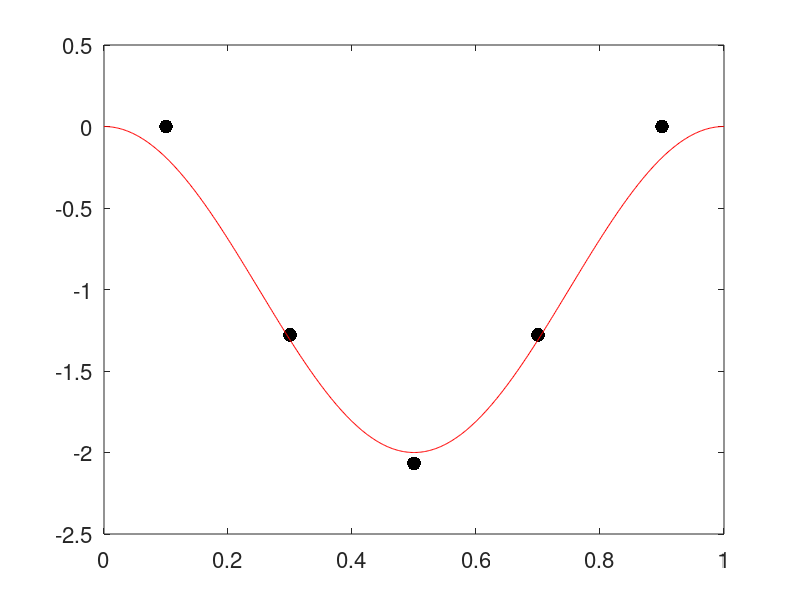
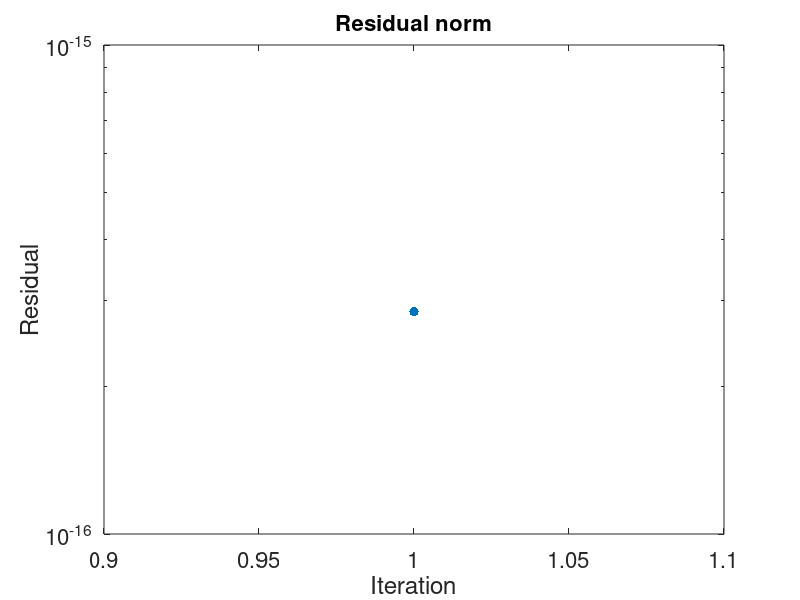

Write MATLAB code to recreate these figures, in order.
function neumann(method,sc)
% NEUMANN solves a 1d Neumann problem
%
% NEUMANN(METHOD,SOLVER_CHOICE) solves using a two step procesure (METHOD=1) or by
% setting an interior value (METHOD=2).   SOLVER_CHOICE is one of 'direct',
% 'pcg','bicgstab' or 'gmres'.
%


global A h solver_choice;

if (nargin < 2)
    sc = 'direct';
    if (nargin < 1)
        method = 1;    % 1 : Two step procedure;  2 : set interior value.
    end
end

plot_eig = false;    % Plot eigenvalues and return

solver_choice = sc;
tol = 1e-8;

% --------------------------------
% Physical parameters
% --------------------------------
u_true = @(x) cos(2*pi*x) - 1;
ux_true = @(x) -(2*pi)*sin(2*pi*x);
uxx_true = @(x) -(2*pi)^2*cos(2*pi*x);

% u_true = @(x) x - 0.5;
% ux_true = @(x) ones(size(x));
% uxx_true = @(x) zeros(size(x));

% Domain
ax = 0;
bx = 1;

% --------------------------------
% Numerical parameters
% --------------------------------

N = input('Input N : ');
h = (bx-ax)/N;

xe = linspace(0,1,N+1)';
xc = xe(1:end-1) + h/2;

ul = u_true(xe(1));
ur = u_true(xe(end));
uxl = ux_true(xe(1));
uxr = ux_true(xe(end));

% Check compatibility
s = sum(uxx_true(xc));   % FTC!
tol_input = 1e-8;
if abs(s - (uxr-uxl)) > tol_input
    warning('Compatibility condition not satisfied');
elseif abs(ul + ur) > tol_input
    warning('The true solution does not satisfy u(ax) + u(bx) = 0')
end

switch method
    case 1
        % Two step procedure
        
        % Set up matrix with Dirichlet condition at left edge; Neumann at
        % right.
        z = ones(N,1);
        A = spdiags([z -2*z z],-1:1,N,N);
        A(1,1) = -3;
        A(N,N) = -1;
        
        if (plot_eig)
            figure(2)
            clf;
            plot(eig(full(A)),'.','markersize',30);
            set(gca,'fontsize',16);
            hold on;
            plot(xlim,[0 0],'k--');
            plot([0 0],ylim,'k--');
            hold off;
            fprintf('Minimum eigenvalue : %12.4e\n',min(abs(eig(full(A)))));
            return
        end
        
        % Right hand side
        f = h^2*uxx_true(xc);
        
        % Solve for unknown value at left end point by solving F(g) = 0
        % where
        %          F(g) = a*g + b
        %
        
        tic;
        b = F(f,0,uxl,uxr);      % set g=0
        a = F(f,1,uxl,uxr) - b;  % set g=1
        g = -b/a;
        
        % Final solution
        [c,u,flag,relres,iter,resvec] = F(f,g,uxl,uxr);   % c should be 0 here
        t1 = toc;
        
    case 2
        % Neumann conditions at both ends with identity stencil at one
        % point
        
        z = ones(N,1);
        A = spdiags([z -2*z z],-1:1,N,N);
        A(1,1) = -1;
        A(N,N) = -1;
        
        if (plot_eig)
            figure(2)
            clf
            plot(sort(eig(full(A))),'b.','markersize',30);
            hold on;
            fprintf('Minimum eigenvalue : %12.4e\n',min(abs(eig(full(A)))));
        end
        
        % Set one point to identity stencil
        A(N/2,(N/2-1):(N/2+1)) = [0 -2 0];
        
        if (plot_eig)
            plot(sort(eig(full(A))),'ro','markersize',7);
            plot(xlim,[0 0],'k--');
            plot([0 0],ylim,'k--');
            set(gca,'fontsize',16);
            hold off;
            legend({'Neumann', 'Modified Neumann'},'fontsize',16,'location','northwest')
            fprintf('Minimum eigenvalue : %12.4e\n',min(abs(eig(full(A)))));
            return
        end
        
        % Right hand side
        f = h^2*uxx_true(xc);
        
        % Set one point to identity stencil.
        f(N/2) = -2*u_true(xc(N/2));
        
        % BC
        bc = zeros(N,1);
        bc(1) = h*uxl;       % Dirichlet condition at left end
        bc(end) = -h*uxr;
        
        % Solver linear sysytem
        f = f + bc;
        maxit = 2*N;
        
        tic
        switch solver_choice
            case 'direct'
                u = A\f;
                flag = 0;
                relres = norm(A*u-f)/norm(f);
                iter = 1;
                resvec = relres;
                
            case 'bicgstab'
                [u,flag,relres,iter,resvec] = bicgstab(-A,-f,tol,maxit);
            case 'pcg'
                [u,flag,relres,iter,resvec] = pcg(-A,-f,tol,maxit);
            case 'gmres'
                restart = 20;
                maxit = 5*N;
                [u,flag,relres,iter,resvec] = gmres(-A,-f,restart,tol,maxit);                
        end
        t1 = toc;
    case 3
        % Mean value of the true solution; used for setting the constant in
        % the computed solution.
        meanSol = h*sum(u_true(xc));
        
        % Right hand side
        f = h^2*uxx_true(xc);
        tic
        fhat = dct2(f);
        den = -4*sin((0:N-1)'*pi/(2*N)).^2;
        phat = fhat./den;
        phat(1) = meanSol/h;  % Pick the constant to be the mean of the solution
        u = idct2(phat);
        t1 = toc;
        flag = 0;

        % Compute the residual
        z = ones(N,1);
        A = spdiags([z -2*z z],-1:1,N,N);
        A(1,1) = -1;
        A(N,N) = -1;
        relres = norm(A*u-f)/norm(f);
        iter = 1;
        resvec = relres;
end

% Plot the solution
figure(1);
clf
plot(xc,u,'k.','markersize',30);
hold on;

xf = linspace(0,1,500);
uf = u_true(xf);
plot(xf,uf,'r');
set(gca,'fontsize',16);


err = norm(u - u_true(xc),1)*h;

if (flag > 0)
    warning(sprintf('%s : Convergence not successful;  flag = %d\n',solver_choice,flag));
else
    fprintf(sprintf('%s : Successful convergence\n',solver_choice));
end
fprintf('\n');
fprintf('%15s %12d\n','N',N);
fprintf('%15s %12d\n','Flag',flag);
fprintf('%15s %12.4e\n','Rel. Residual',relres);
fprintf('%15s %12d\n','Iterations',round(iter(1)));  % BICGSTAB results non-integer value
fprintf('%15s %12.2e\n','Timing',t1);
fprintf('%15s %12.4e\n','Error',err);
fprintf('\n');

figure(3);
clf
semilogy(resvec,'.-','markersize',20);
set(gca,'fontsize',16);
title('Residual norm','fontsize',16);
xlabel('Iteration');
ylabel('Residual');

shg

end


function [c,u,flag,relres,iter,resvec] = F(f,g,uxl,uxr)

global A h solver_choice tol

N = length(A);

bc = zeros(N,1);
bc(1) = -2*g;       % Dirichlet condition at left end
bc(end) = -h*uxr;   % Neumann condition at the right end

% Solve problem with u=g at left end point; u_x = uxl at right end point
b = f + bc;

switch solver_choice
    case 'direct'
        u = A\b;
        flag = 0;
        relres = norm(A*u-b)/norm(b);
        iter = 1;
        resvec = relres;
        
    case 'bicgstab'
        [u,flag,relres,iter,resvec] = bicgstab(-A,-b,tol,2*N);
    case 'pcg'
        [u,flag,relres,iter,resvec] = pcg(-A,-b,tol,2*N);
    case 'gmres'
        restart = 20;
        maxit = 5*N;
        [u,flag,relres,iter,resvec] = gmres(-A,-b,restart,tol,maxit);
end

% Use Neumann condition at right end to get value at right end point
ur_ghost = u(end) + h*uxr;
ur = (u(end) + ur_ghost)/2;

% Impose Neumann condition at left edge as constraint :
%
%          (u(1) - ul_ghost)/h = uxl
%
% Use ur + ul = 0 to get g = ul = -ur and substitute into
% expression for Dirichlet condition
%
%             (u(1) + u_ghost)/2 = g
% to get

ul_ghost = 2*(-ur) - u(1);   % ul_ghost = 2*g - u(1)

% Final constraint condition.
c = (u(1) - ul_ghost)/h - uxl;


end

function coeffs = dct2(x,dim)
%  DCT2   Discrete Cosine Transform Type II computed using the fast Fourier Transform.
%     X = dct2(x) computes the Discrete Cosine Transform Type II (DCT-II) of the columns of X.
%
%     X = dct2(x,dim) computes the DCT along the dimension specified.
%     if dim = 1 (default) then the DCT is along the columns.
%     if dim = 2 then the DCT is along the rows.
%
%  See also idct2, dct, idct, dst, dst2, idst, idst2.

[m,n] = size(x);

if nargin == 1
    dim = 1;
end

% Trivial case (constant):
if ( m <= 1 )
    coeffs = x;
    return
end

if dim == 2
    j = (0:n-1);
    % Mirror the values for FFT:
    tmp = [x x(:,n:-1:1)];
    scale = n;
else
    j = (0:m-1)';
    % Mirror the values for FFT:
    tmp = [x; x(m:-1:1,:)];
    scale = m;
end

% Pre-compute the weight vector:
w = 2*exp(1i*j*pi/(2*scale));

% tmp = [x; x(m:-1:1,:)];
coeffs = ifft(tmp,[],dim);

% Truncate, flip the order, and multiply the weight vector:
coeffs = bsxfun(@times, w, coeffs(1:m,1:n));

% Scale the coefficient for the constant term:
coeffs = (scale)/2*coeffs;

% Post-process:
if ( isreal(x) )  
    % Real-valued case:
    coeffs = real(coeffs);
elseif ( isreal(1i*x) )  
    % Imaginary-valued case:
    coeffs = 1i*imag(coeffs);
end

end

function coeffs = idct2(x,dim)
%  IDCT2   Inverse Discrete Cosine Transform Type II computed using the fast Fourier Transform.
%     X = idct2(x) computes the Inverse Discrete Cosine Transform Type II (DCTII) of the columns of X.
%
%     X = idct2(x,dim) computes the inverse DCT along the dimension specified.
%     if dim = 1 (default) then the inverse DCT is along the columns.
%     if dim = 2 then the inverse DCT is along the rows.
%
%  See also dct2.

[m,n] = size(x);

if nargin == 1
    dim = 1;
end

% Trivial case (constant):
if ( m <= 1 )
    coeffs = x;
    return
end

if dim == 2
    % Account for constant term
    x(:,1) = .5*x(:,1); 

    % Mirror the values for FFT:
    tmp = [x ones(m,1) x(:,end:-1:2)];
    scale = n;

    % Pre-compute the weight vector:
    w = (exp(-1i*(0:2*n-1)*pi/(2*n))/2);
    w([1, n+1]) = [2*w(1) 0];
    w(n+2:end) = -w(n+2:end);

else
    % Account for constant term
    x(1,:) = .5*x(1,:); 

    % Mirror the values for FFT:
    tmp = [x ; ones(1, n) ; x(end:-1:2,:)];
    scale = m;
    
    % Pre-compute the weight vector:
    w = (exp(-1i*(0:2*m-1)*pi/(2*m))/2).';
    w([1, m+1]) = [2*w(1); 0];
    w(m+2:end) = -w(m+2:end);
end

% Apply the weight vector:
tmp = bsxfun(@times, tmp, w);

coeffs = fft(tmp,[],dim);

% Truncate, flip the order, and scale:
% coeffs = (2/scale)*coeffs(j,k);
coeffs = (2/scale)*coeffs(1:m,1:n);

% Post-process:
if ( isreal(x) )  
    % Real-valued case:
    coeffs = real(coeffs);
elseif ( isreal(1i*x) )  
    % Imaginary-valued case:
    coeffs = 1i*imag(coeffs);
end

end
